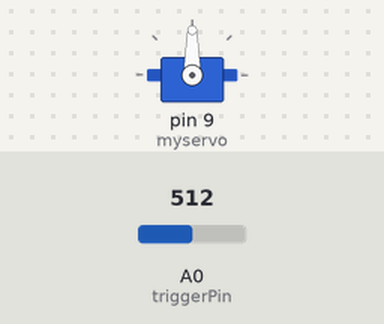
Simulated run of this sketch. Board: Arduino Uno, built with avr-gcc and run on an emulated ATmega328P. On the bench: servo. The test bench sets the inputs (shaded band); at power-on: A0 (triggerPin) = 512.

Above: at 1.2 s.
1.3 s: A0 (triggerPin) set to 716
At 2.4 s:
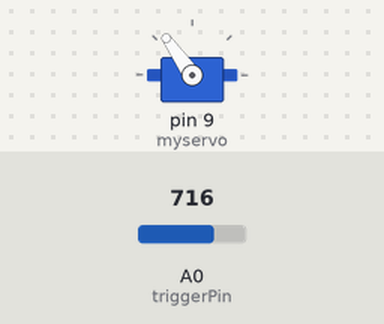
2.8 s: A0 (triggerPin) set to 900
At 3.5 s:
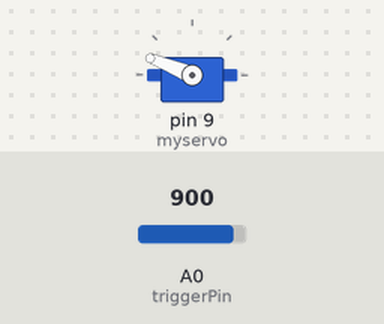
4.3 s: A0 (triggerPin) set to 1023
At 4.7 s:
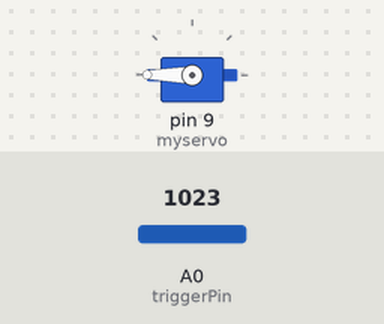
5.8 s: A0 (triggerPin) set to 306
At 7.0 s:
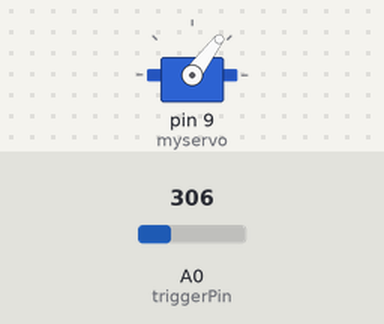
7.3 s: A0 (triggerPin) set to 122
At 8.1 s:
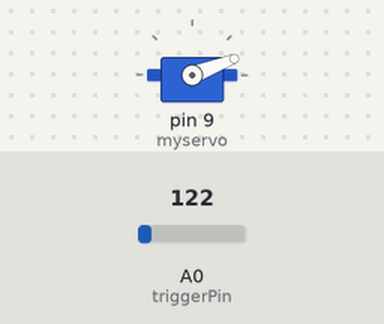
Timing chart, 0 to 9.8 s (numbered marks = the images above; inputs shaded):
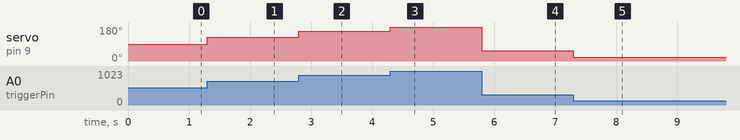

The sketch:

servo_potenz.ino
```cpp
#include <Servo.h>
Servo myservo; // Crea l'oggetto servo
int triggerPin = A0; // Pin analogico per il potenziometro

void setup()
{
  myservo.attach(9); // Attacca l'oggetto servo al pin 9
  pinMode(triggerPin,INPUT); // Imposto il potenziometro come input
}

void loop()
{
  int posizione = analogRead(triggerPin); // Leggo il potenziometro
  int gradi = calcolaRotazione(posizione); // Converto in gradi
  myservo.write(gradi); // Faccio muovere il servo
}

int calcolaRotazione(int posToDeg)
{
  // Converte la lettura del potenziometro (da 0 a 1023) in gradi
  return (map(posToDeg,0,1023,0,180));
}
```

Measured:
- after the input at 1.3 s, servo on pin 9 (myservo): 90° → 125° at once
- after the input at 2.8 s, servo on pin 9 (myservo): 125° → 158° at once
- after the input at 4.3 s, servo on pin 9 (myservo): 158° → 180° at once
- after the input at 5.8 s, servo on pin 9 (myservo): 180° → 53° at once
- after the input at 7.3 s, servo on pin 9 (myservo): 53° → 21° at once
